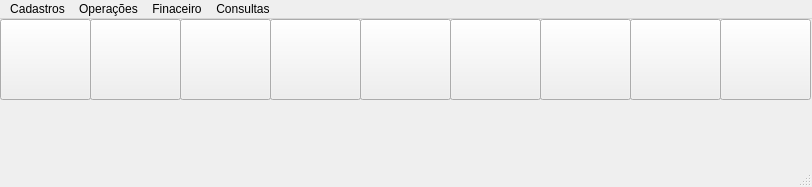
<?xml version="1.0" encoding="UTF-8"?>
<ui version="4.0">
 <class>MainWindow</class>
 <widget class="QMainWindow" name="MainWindow">
  <property name="geometry">
   <rect>
    <x>0</x>
    <y>0</y>
    <width>812</width>
    <height>187</height>
   </rect>
  </property>
  <property name="windowTitle">
   <string>MainWindow</string>
  </property>
  <widget class="QWidget" name="centralwidget">
   <widget class="QLabel" name="lb_logoEmpresa">
    <property name="geometry">
     <rect>
      <x>260</x>
      <y>100</y>
      <width>241</width>
      <height>51</height>
     </rect>
    </property>
    <property name="toolTip">
     <string>&lt;html&gt;&lt;head/&gt;&lt;body&gt;&lt;p&gt;&lt;br/&gt;&lt;/p&gt;&lt;/body&gt;&lt;/html&gt;</string>
    </property>
    <property name="styleSheet">
     <string notr="true">image: url(:/logo_empresa/logo_empresa.png)</string>
    </property>
    <property name="text">
     <string/>
    </property>
   </widget>
   <widget class="QPushButton" name="bt_cliente">
    <property name="geometry">
     <rect>
      <x>0</x>
      <y>0</y>
      <width>91</width>
      <height>81</height>
     </rect>
    </property>
    <property name="toolTip">
     <string>&lt;html&gt;&lt;head/&gt;&lt;body&gt;&lt;p&gt;&lt;br/&gt;&lt;/p&gt;&lt;/body&gt;&lt;/html&gt;</string>
    </property>
    <property name="styleSheet">
     <string notr="true">image:url(:/icon_cliente/icons/cliente.png)</string>
    </property>
    <property name="text">
     <string/>
    </property>
   </widget>
   <widget class="QPushButton" name="bt_fornecedor">
    <property name="geometry">
     <rect>
      <x>90</x>
      <y>0</y>
      <width>91</width>
      <height>81</height>
     </rect>
    </property>
    <property name="toolTip">
     <string>&lt;html&gt;&lt;head/&gt;&lt;body&gt;&lt;p&gt;&lt;br/&gt;&lt;/p&gt;&lt;/body&gt;&lt;/html&gt;</string>
    </property>
    <property name="styleSheet">
     <string notr="true">image: url(:/icon_fornecedor/icons/fornecedor.png)</string>
    </property>
    <property name="text">
     <string/>
    </property>
   </widget>
   <widget class="QPushButton" name="bt_vendas">
    <property name="geometry">
     <rect>
      <x>270</x>
      <y>0</y>
      <width>91</width>
      <height>81</height>
     </rect>
    </property>
    <property name="toolTip">
     <string>&lt;html&gt;&lt;head/&gt;&lt;body&gt;&lt;p&gt;&lt;br/&gt;&lt;/p&gt;&lt;/body&gt;&lt;/html&gt;</string>
    </property>
    <property name="styleSheet">
     <string notr="true">image:url(:/icon_vendas/icons/venda.png)</string>
    </property>
    <property name="text">
     <string/>
    </property>
   </widget>
   <widget class="QPushButton" name="bt_produtos">
    <property name="geometry">
     <rect>
      <x>180</x>
      <y>0</y>
      <width>91</width>
      <height>81</height>
     </rect>
    </property>
    <property name="toolTip">
     <string>&lt;html&gt;&lt;head/&gt;&lt;body&gt;&lt;p&gt;&lt;br/&gt;&lt;/p&gt;&lt;/body&gt;&lt;/html&gt;</string>
    </property>
    <property name="styleSheet">
     <string notr="true">image:url(:/icon_produtos/icons/produtos.png)</string>
    </property>
    <property name="text">
     <string/>
    </property>
   </widget>
   <widget class="QPushButton" name="bt_bancos">
    <property name="geometry">
     <rect>
      <x>450</x>
      <y>0</y>
      <width>91</width>
      <height>81</height>
     </rect>
    </property>
    <property name="toolTip">
     <string>&lt;html&gt;&lt;head/&gt;&lt;body&gt;&lt;p&gt;&lt;br/&gt;&lt;/p&gt;&lt;/body&gt;&lt;/html&gt;</string>
    </property>
    <property name="styleSheet">
     <string notr="true">image: url(:/icon_bancos/icons/banco.png)</string>
    </property>
    <property name="text">
     <string/>
    </property>
   </widget>
   <widget class="QPushButton" name="bt_pagar">
    <property name="geometry">
     <rect>
      <x>360</x>
      <y>0</y>
      <width>91</width>
      <height>81</height>
     </rect>
    </property>
    <property name="toolTip">
     <string>&lt;html&gt;&lt;head/&gt;&lt;body&gt;&lt;p&gt;&lt;br/&gt;&lt;/p&gt;&lt;/body&gt;&lt;/html&gt;</string>
    </property>
    <property name="styleSheet">
     <string notr="true">image:url(:/icon_pagar/icons/contasPagar.png)</string>
    </property>
    <property name="text">
     <string/>
    </property>
   </widget>
   <widget class="QPushButton" name="bt_caixa">
    <property name="geometry">
     <rect>
      <x>630</x>
      <y>0</y>
      <width>91</width>
      <height>81</height>
     </rect>
    </property>
    <property name="toolTip">
     <string>&lt;html&gt;&lt;head/&gt;&lt;body&gt;&lt;p&gt;&lt;br/&gt;&lt;/p&gt;&lt;/body&gt;&lt;/html&gt;</string>
    </property>
    <property name="styleSheet">
     <string notr="true">image: url(:/icon_caixa/icons/caixa.png)</string>
    </property>
    <property name="text">
     <string/>
    </property>
   </widget>
   <widget class="QPushButton" name="bt_receber">
    <property name="geometry">
     <rect>
      <x>540</x>
      <y>0</y>
      <width>91</width>
      <height>81</height>
     </rect>
    </property>
    <property name="toolTip">
     <string>&lt;html&gt;&lt;head/&gt;&lt;body&gt;&lt;p&gt;&lt;br/&gt;&lt;/p&gt;&lt;/body&gt;&lt;/html&gt;</string>
    </property>
    <property name="styleSheet">
     <string notr="true">image:url(:/icon_receber/icons/receber.png)</string>
    </property>
    <property name="text">
     <string/>
    </property>
   </widget>
   <widget class="QPushButton" name="bt_sair">
    <property name="geometry">
     <rect>
      <x>720</x>
      <y>0</y>
      <width>91</width>
      <height>81</height>
     </rect>
    </property>
    <property name="toolTip">
     <string>&lt;html&gt;&lt;head/&gt;&lt;body&gt;&lt;p&gt;&lt;br/&gt;&lt;/p&gt;&lt;/body&gt;&lt;/html&gt;</string>
    </property>
    <property name="styleSheet">
     <string notr="true">image: url(:/icon_sair/icons/sair.png)</string>
    </property>
    <property name="text">
     <string/>
    </property>
   </widget>
  </widget>
  <widget class="QMenuBar" name="menubar">
   <property name="geometry">
    <rect>
     <x>0</x>
     <y>0</y>
     <width>812</width>
     <height>21</height>
    </rect>
   </property>
   <widget class="QMenu" name="menuCadastro">
    <property name="title">
     <string>Cadastros</string>
    </property>
    <addaction name="separator"/>
    <addaction name="actionCliente"/>
    <addaction name="actionFornecedor"/>
    <addaction name="actionUsuarios"/>
    <addaction name="actionFuncionarios"/>
   </widget>
   <widget class="QMenu" name="menuOpera_es">
    <property name="title">
     <string>Operações</string>
    </property>
    <widget class="QMenu" name="menuSa_da_de_Produtos">
     <property name="title">
      <string>Saída de Produtos</string>
     </property>
     <addaction name="actionVenda"/>
     <addaction name="actionComsumo_de_Produtos"/>
    </widget>
    <widget class="QMenu" name="menuEstoque">
     <property name="title">
      <string>Estoque</string>
     </property>
     <addaction name="actionSaldo"/>
    </widget>
    <widget class="QMenu" name="menuCompras">
     <property name="title">
      <string>Compras</string>
     </property>
     <addaction name="actionCompras_2"/>
     <addaction name="actionPedido"/>
     <addaction name="actionCancelar_Compras"/>
    </widget>
    <addaction name="menuSa_da_de_Produtos"/>
    <addaction name="menuEstoque"/>
    <addaction name="menuCompras"/>
   </widget>
   <widget class="QMenu" name="menuFinaceiro">
    <property name="title">
     <string>Finaceiro</string>
    </property>
    <addaction name="actionCAixa"/>
    <addaction name="actionContas_Bancos"/>
    <addaction name="actionContas_a_Pagar"/>
    <addaction name="separator"/>
    <addaction name="actionContas_a_Receber"/>
    <addaction name="actionContas_Recebidas"/>
   </widget>
   <widget class="QMenu" name="menuConsultas">
    <property name="title">
     <string>Consultas</string>
    </property>
    <widget class="QMenu" name="menuVendas">
     <property name="title">
      <string>Vendas</string>
     </property>
     <addaction name="actionGeral"/>
     <addaction name="actionResumido"/>
    </widget>
    <widget class="QMenu" name="menuConsumos">
     <property name="title">
      <string>Consumos</string>
     </property>
     <addaction name="actionGeral_2"/>
     <addaction name="actionResumido_2"/>
    </widget>
    <addaction name="menuVendas"/>
    <addaction name="menuConsumos"/>
   </widget>
   <addaction name="menuCadastro"/>
   <addaction name="menuOpera_es"/>
   <addaction name="menuFinaceiro"/>
   <addaction name="menuConsultas"/>
  </widget>
  <widget class="QStatusBar" name="statusbar"/>
  <action name="actionOpera_es">
   <property name="text">
    <string>Operações</string>
   </property>
  </action>
  <action name="actionCliente">
   <property name="text">
    <string>Cliente</string>
   </property>
  </action>
  <action name="actionFornecedor">
   <property name="text">
    <string>Fornecedor</string>
   </property>
  </action>
  <action name="actionUsuarios">
   <property name="text">
    <string>Usuarios</string>
   </property>
  </action>
  <action name="actionFuncionarios">
   <property name="text">
    <string>Funcionarios</string>
   </property>
  </action>
  <action name="actionVenda">
   <property name="text">
    <string>Venda</string>
   </property>
  </action>
  <action name="actionComsumo_de_Produtos">
   <property name="text">
    <string>Consumo de Produtos</string>
   </property>
  </action>
  <action name="actionSaldo">
   <property name="text">
    <string>Saldo</string>
   </property>
  </action>
  <action name="actionCompras_2">
   <property name="text">
    <string>Compras</string>
   </property>
  </action>
  <action name="actionPedido">
   <property name="text">
    <string>Pedido</string>
   </property>
  </action>
  <action name="actionCancelar_Compras">
   <property name="text">
    <string>Cancelar</string>
   </property>
  </action>
  <action name="actionCAixa">
   <property name="text">
    <string>Caixa</string>
   </property>
  </action>
  <action name="actionContas_Bancos">
   <property name="text">
    <string>Contas Bancos</string>
   </property>
  </action>
  <action name="actionContas_a_Pagar">
   <property name="text">
    <string>Contas Pagar</string>
   </property>
  </action>
  <action name="actionContas_a_Receber">
   <property name="text">
    <string>Contas Receber</string>
   </property>
  </action>
  <action name="actionContas_Recebidas">
   <property name="text">
    <string>Contas Recebidas</string>
   </property>
  </action>
  <action name="actionGeral">
   <property name="text">
    <string>Geral</string>
   </property>
  </action>
  <action name="actionResumido">
   <property name="text">
    <string>Resumido</string>
   </property>
  </action>
  <action name="actionGeral_2">
   <property name="text">
    <string>Geral </string>
   </property>
  </action>
  <action name="actionResumido_2">
   <property name="text">
    <string>Resumido</string>
   </property>
  </action>
 </widget>
 <resources>
  <include location="logo_empresa.qrc"/>
  <include location="icon_cliente.qrc"/>
  <include location="icon_produtos.qrc"/>
  <include location="icon_vendas.qrc"/>
  <include location="icon_pagar.qrc"/>
  <include location="icon_receber.qrc"/>
  <include location="icon_bancos.qrc"/>
  <include location="icon_caixa.qrc"/>
  <include location="icon_sair.qrc"/>
  <include location="icon_fornecedor.qrc"/>
 </resources>
 <connections/>
</ui>
